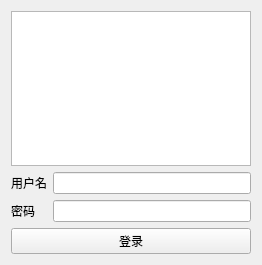
<?xml version="1.0" encoding="UTF-8"?>
<ui version="4.0">
 <class>Login</class>
 <widget class="QWidget" name="Login">
  <property name="geometry">
   <rect>
    <x>0</x>
    <y>0</y>
    <width>262</width>
    <height>265</height>
   </rect>
  </property>
  <property name="windowTitle">
   <string>登录</string>
  </property>
  <layout class="QGridLayout" name="gridLayout_2">
   <item row="0" column="0">
    <widget class="QGraphicsView" name="graphicsView_logo"/>
   </item>
   <item row="1" column="0">
    <layout class="QGridLayout" name="gridLayout">
     <item row="0" column="0">
      <widget class="QLabel" name="label">
       <property name="text">
        <string>用户名</string>
       </property>
      </widget>
     </item>
     <item row="0" column="1">
      <widget class="QLineEdit" name="lineEdit_username">
       <property name="text">
        <string/>
       </property>
      </widget>
     </item>
     <item row="1" column="0">
      <widget class="QLabel" name="label_2">
       <property name="text">
        <string>密码</string>
       </property>
      </widget>
     </item>
     <item row="1" column="1">
      <widget class="QLineEdit" name="lineEdit_password"/>
     </item>
    </layout>
   </item>
   <item row="2" column="0">
    <widget class="QPushButton" name="pushButton_login">
     <property name="cursor">
      <cursorShape>PointingHandCursor</cursorShape>
     </property>
     <property name="text">
      <string>登录</string>
     </property>
    </widget>
   </item>
  </layout>
 </widget>
 <resources/>
 <connections/>
</ui>
